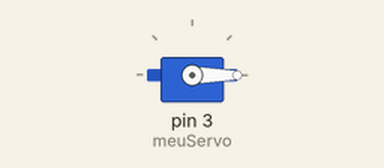
Recording of a sketch running on a simulated Arduino Uno, built with avr-gcc and run on an emulated ATmega328P. On the bench: servo.

Above: at 0.05 s.
At 1.5 s:
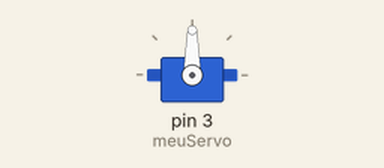
At 3.0 s:
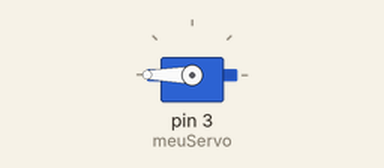
Timing chart, 0 to 6.9 s (numbered marks = the images above):
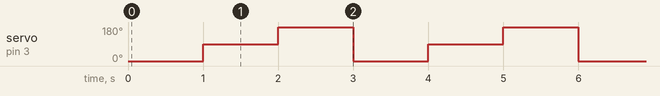

The sketch:

servoMotor.ino
```cpp
// script simples para usar um servo motor

// import da biblioteca
#include <Servo.h>

// instaciando o objeto servo
Servo meuServo;

void setup() {
  Serial.begin(9600);
  // vinculando o servo ao pino 3
  meuServo.attach(3);
}

void loop() {
  // move para 0°
  meuServo.write(0);
  delay(1000);
  meuServo.write(90);
  delay(1000);
  meuServo.write(180);
  delay(1000);
}
```

Measured:
- by itself, servo on pin 3 (meuServo): repeats every 3.0 s: 180° 1.0 s, 0° 1.0 s, 90° 1.0 s
